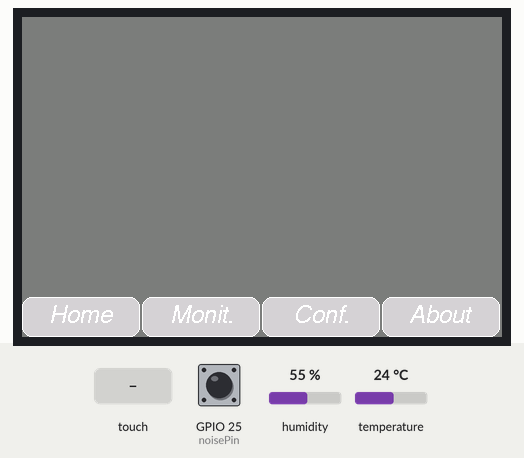
Simulated run of this program. Board: ESP32. On the bench: 480×320 colour display. The test bench sets the inputs (shaded band); at power-on: humidity 55 %, GPIO 25 (noisePin) HIGH, temperature 24 °C. Storage starts empty; what the program prints to the serial monitor is not drawn.

Above: at 1.8 s.
1.9 s: screen touched at 13 % across, 90 % down
3.5 s: screen touched at 38 % across, 90 % down
At 4.7 s:
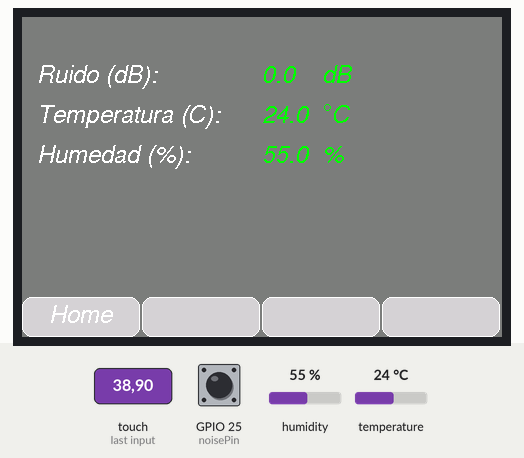
5.0 s: humidity set to 22 %
8.2 s: GPIO 25 (noisePin) pulled LOW for 0.15 s
At 9.0 s:
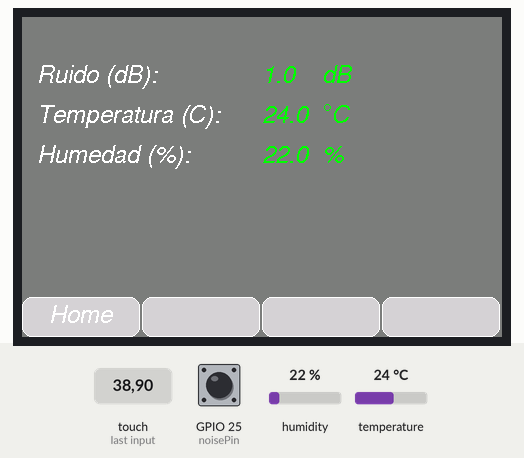
12.2 s: temperature set to 12 °C
At 13.7 s:
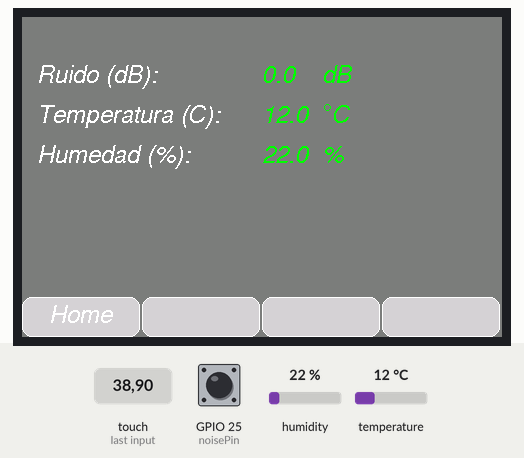
14.2 s: GPIO 25 (noisePin) pulled LOW for 1 s
Timing chart, 0 to 17.2 s (numbered marks = the images above; inputs shaded):
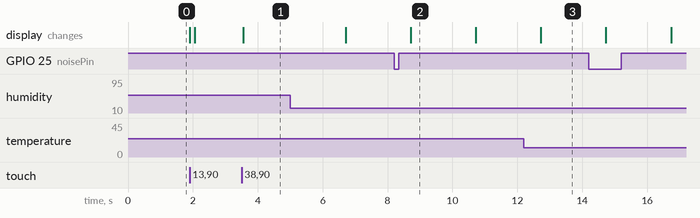

Measured:
- after the input at 3.5 s, the display: changes after 0.05 s (image 1)
- after the input at 8.2 s, the display: changes after 0.52 s (image 2)
- after the input at 12.2 s, the display: changes after 0.53 s (image 3)

The program:

main.cpp
```cpp
/**************************************************
***                 DHT22 SENSOR                ***
***************************************************/
#include "DHTSensor.h"

/**************************************************
***                 NOISE SENSOR                ***
***************************************************/
#include "NoiseSensor.h"

/**************************************************
***              PANTALLA ILI9488               ***
***************************************************/
// The SPIFFS (FLASH filing system) is used to hold touch screen
// calibration data
#include "FS.h"
#include <SPI.h>
#include <TFT_eSPI.h> // librería para manejo de la pantalla y el touchpad

#define SCREEN_WIDTH 480
#define SCREEN_HEIGHT 320
TFT_eSPI tft = TFT_eSPI(); // Invoke custom library

void readNavTouches();
void drawNavBar(char keyLabel[][7]);
void goToHome();
void goToMonit();
void touch_calibrate();

/**************************************************
***           CALIBRACION DE TOUCHPAD           ***
***************************************************/
// se emplea SPIFFS (FLASH filing system) para retener la informacion
// en el archivo con el siguiente nombre
#define CALIBRATION_FILE "/TouchCalData2"
#define REPEAT_CAL false // setear en TRUE para repetir la calibracion

// fuentes de texto a utilizar
#define LABEL1_FONT &FreeSansOblique12pt7b // fuente #1 normal
#define LABEL2_FONT &FreeSansBold12pt7b    // fuente #2 negrita


/**************************************************
***           DECLARACIONES DE NAVBAR           ***
***************************************************/
#define NAVBAR_LENGTH 4 // cantidad de botones en la navbar

char navKeyLabel[NAVBAR_LENGTH][7] = { "Home", "Monit.", "Conf.", "About" }; // labels para los botones de la navbar
uint16_t navKeyColor[4] = { TFT_LIGHTGREY, TFT_LIGHTGREY, TFT_LIGHTGREY, TFT_LIGHTGREY };
// crear todas las instancias de botones para la navbar
TFT_eSPI_Button navTouchableKeys[NAVBAR_LENGTH];

#define NAVKEY_SPACING_X 2 // espaciado X
#define NAVKEY_SPACING_Y 0 // espaciado Y
#define NAVKEY_W ((SCREEN_WIDTH / NAVBAR_LENGTH) - NAVKEY_SPACING_X) // ancho
#define NAVKEY_H 40 // alto
#define NAVKEY_X (NAVKEY_W / 2) // posicion en X = ancho / 2
#define NAVKEY_Y (SCREEN_HEIGHT - (NAVKEY_H / 2)) // posicion en Y = 320 - alto
#define NAVKEY_TEXTSIZE 1 // multiplicador de tamaño de fuente

/**************************************************
***       DECLARACIONES DE NAVBAR/MONITOR       ***
***************************************************/
char monitNavKeyLabel[NAVBAR_LENGTH][7] = { "Home", "", "", "" }; // labels para los botones de la navbar

/**************************************************
***         DECLARACIONES DE VARIABLES          ***
***************************************************/
// float temperature = 0;
// float humidity = 0;
float noise = 0;
float noiseAcc = 0;

bool home = true;
bool monit = false;
bool config = false;
bool about = false;

TaskHandle_t update_Data; // TaskHandler Object
void updateData(void* parameter);

/**************************************************
***                    SETUP                    ***
***************************************************/
void setup() {
  // iniciar la comunicacion serial a 9600 baudios
  Serial.begin(115200);

  // inicializar la pantalla TFT
  tft.init();
  // setear la rotacion de pantalla
  tft.setRotation(1);
  // Calibrar pantalla si es necesario y retener en memoria los datos
  touch_calibrate();
  goToHome();

  // inicializar el sensor DHT22
  initDHT();
  // Start task to get temperature
  xTaskCreatePinnedToCore(
    readDHTTask,       /* Función para la tarea */
    "readDHTTask",     /* Nombre de la tarea */
    4000,              /* Tamaño de la pila */
    NULL,              /* Parámetro */
    5,                 /* Prioridad */
    NULL,              /* Manejador */
    1                  /* Núcleo */
  );

  // configuracion para el sensado del sonido
  initSensor();
  // Start task to get sound freq
  xTaskCreatePinnedToCore(
    getFreqTask,       /* Función para la tarea */
    "getFreqTask",     /* Nombre de la tarea */
    4000,              /* Tamaño de la pila */
    NULL,              /* Parámetro */
    4,                 /* Prioridad */
    NULL,              /* Manejador */
    0                  /* Núcleo */
  );

  // Start task to update things
  xTaskCreatePinnedToCore(
    updateData,                        /* Function to implement the task */
    "updateData",                      /* Name of the task */
    1000,                              /* Stack size in words */
    NULL,                              /* Task input parameter */
    5,                                 /* Priority of the task */
    &update_Data,                      /* Task handle. */
    0);                                /* Core where the task should run */
}

/**************************************************
***                    LOOP                     ***
***************************************************/
void loop(void) {
  readNavTouches();

  if (monit && refresh) {
    goToMonit();
    refresh = false;
  }
}

void updateData(void* parameter) {
  while (true) {
    // Pausa de 1 segundos
    vTaskDelay(1000 / portTICK_PERIOD_MS);

    Serial.print("Frequency = ");
    Serial.print(counter);
    Serial.print("    Noise signal is: ");
    Serial.println(isLow);
    noise = counter;

    counter = 0;
  }
}

/**************************************************
***       FUNCIONES DE GESTION DE LA TFT        ***
***************************************************/
void readNavTouches() {
  uint16_t t_x = 0, t_y = 0; // variables para guardar coordenadas

  bool pressed = tft.getTouch(&t_x, &t_y); // TRUE si hay un touch correcto en la pantalla

  // ver si alguna coordenada de boton contiene la coordenada del touch
  for (uint8_t x = 0; x < NAVBAR_LENGTH; x++) {
    if (pressed && navTouchableKeys[x].contains(t_x, t_y)) {
      navTouchableKeys[x].press(true);  // el boton esta presionado
    } else {
      navTouchableKeys[x].press(false);  // el boton no esta presionado
    }
  }

  // ver si algun boton ha cambiado de estado
  for (uint8_t x = 0; x < NAVBAR_LENGTH; x++) {

    tft.setFreeFont(LABEL1_FONT);
    //tft.setFreeFont(LABEL2_FONT);

    if (navTouchableKeys[x].justReleased()) navTouchableKeys[x].drawButton(); // dibujar boton normal

    if (navTouchableKeys[x].justPressed()) {
      navTouchableKeys[x].drawButton(true); // dibujar boton invertido

      if (x == 0 && !home) goToHome();

      else if (x == 1 && !monit) goToMonit();


      delay(10); // antirrebote UI
    }
  }
}

void drawNavBar(char keyLabel[][7]) {
  // dibujar los botones
  for (uint8_t x = 0; x < NAVBAR_LENGTH; x++) {

    tft.setFreeFont(LABEL1_FONT);
    // tft.setFreeFont(LABEL2_FONT);

    navTouchableKeys[x].initButton(&tft, NAVKEY_X + x * (NAVKEY_W + NAVKEY_SPACING_X),
      NAVKEY_Y, NAVKEY_W, NAVKEY_H, TFT_WHITE, navKeyColor[x], TFT_WHITE,
      keyLabel[x], NAVKEY_TEXTSIZE); // x, y, w, h, outline, fill, text
    navTouchableKeys[x].drawButton();
  }
}

void goToMonit() {

  if (!monit) {
    home = false;
    monit = true;
    config = false;
    about = false;

    tft.setFreeFont(LABEL1_FONT);
    tft.setTextColor(TFT_WHITE);
    tft.setCursor(15, 65);
    tft.print("Ruido (dB): ");
    tft.setCursor(15, 105);
    tft.print("Temperatura (°C): ");
    tft.setCursor(15, 145);
    tft.print("Humedad (%): ");

    drawNavBar(monitNavKeyLabel);
  }

  // actualizar los datos en la pantalla de monitoreo
  //tft.setFreeFont(LABEL2_FONT);
  tft.setTextColor(TFT_GREEN);
  tft.fillRect(240, 45, 50, 25, TFT_DARKGREY);
  tft.setCursor(240, 65);
  tft.print(noise, 1);
  tft.setCursor(300, 65);
  tft.print("dB");
  tft.fillRect(240, 85, 50, 25, TFT_DARKGREY);
  tft.setCursor(240, 105);
  tft.print(temperature, 1);

  tft.setCursor(300, 105);
  tft.drawCircle(305, 90, 3, TFT_GREEN);
  tft.setCursor(310, 105);
  tft.print("C");

  tft.fillRect(240, 125, 50, 25, TFT_DARKGREY);
  tft.setCursor(240, 145);
  tft.print(humidity, 1);
  tft.setCursor(300, 145);
  tft.print("%");
}

void goToHome() {
  home = true;
  monit = false;
  config = false;
  about = false;

  // limpiar la pantalla
  tft.fillScreen(TFT_BLACK);

  // dibujar el fondo en negro
  tft.fillRect(0, 0, SCREEN_WIDTH, SCREEN_HEIGHT, TFT_DARKGREY);

  // dibujar la navbar
  drawNavBar(navKeyLabel);
}

void touch_calibrate() {
  uint16_t calData[5];
  uint8_t calDataOK = 0;

  // check file system exists
  if (!SPIFFS.begin()) {
    Serial.println("formatting file system");
    SPIFFS.format();
    SPIFFS.begin();
  }

  // check if calibration file exists and size is correct
  if (SPIFFS.exists(CALIBRATION_FILE)) {
    if (REPEAT_CAL) {
      // Delete if we want to re-calibrate
      SPIFFS.remove(CALIBRATION_FILE);
    } else {
      File f = SPIFFS.open(CALIBRATION_FILE, "r");
      if (f) {
        if (f.readBytes((char*)calData, 14) == 14)
          calDataOK = 1;
        f.close();
      }
    }
  }

  if (calDataOK && !REPEAT_CAL) {
    // calibration data valid
    tft.setTouch(calData);
  } else {
    // data not valid so recalibrate
    tft.fillScreen(TFT_BLACK);
    tft.setCursor(20, 0);
    tft.setTextFont(2);
    tft.setTextSize(1);
    tft.setTextColor(TFT_WHITE, TFT_BLACK);

    tft.println("Touch corners as indicated");

    tft.setTextFont(1);
    tft.println();

    if (REPEAT_CAL) {
      tft.setTextColor(TFT_RED, TFT_BLACK);
      tft.println("Set REPEAT_CAL to false to stop this running again!");
    }

    tft.calibrateTouch(calData, TFT_MAGENTA, TFT_BLACK, 15);

    tft.setTextColor(TFT_GREEN, TFT_BLACK);
    tft.println("Calibration complete!");

    // store data
    File f = SPIFFS.open(CALIBRATION_FILE, "w");
    if (f) {
      f.write((const unsigned char*)calData, 14);
      f.close();
    }
  }
}
```

DHTSensor.cpp
```cpp
#include "DHTSensor.h"
#include <Arduino.h>

DHT dht(DHTPIN, DHTTYPE);

// Variables globales para almacenar datos
float temperature = 0;
float humidity = 0;
bool refresh = false;

// Inicializa el sensor DHT
void initDHT() {
  dht.begin();
  Serial.println("DHT Sensor iniciado.");
}

// Tarea para leer el sensor DHT
void readDHTTask(void* pvParameters) {
  while (true) {
    humidity = dht.readHumidity();
    temperature = dht.readTemperature();

    if (isnan(humidity) || isnan(temperature)) {
      Serial.println("Error al leer el sensor DHT. Intentando nuevamente...");
    } else {
      Serial.printf("Humedad: %.2f%% | Temperatura: %.2f°C\n", humidity, temperature);
    }

    refresh = true;

    // Pausa de 2 segundos
    vTaskDelay(2000 / portTICK_PERIOD_MS);
  }
}
```

DHTSensor.h
```cpp
#ifndef DHTSENSOR_H
#define DHTSENSOR_H

#include <Adafruit_Sensor.h>
#include <DHT.h>

// Definiciones del sensor
#define DHTPIN 27     // Pin conectado al sensor DHT
#define DHTTYPE DHT22 // Tipo de sensor

extern float temperature;
extern float humidity;
extern bool refresh;

// Funciones
void initDHT();
void readDHTTask(void* pvParameters);

#endif // DHTSENSOR_H
```

NoiseSensor.cpp
```cpp
#include <Arduino.h>

// Variables globales para almacenar datos
int counter = 0;

bool isLow = false;
int noisePin = 25; // pin conectado a la señal de sonido

// Inicializa el sensor DHT
void initSensor() {
  // configuracion para el sensado del sonido
  pinMode(noisePin, INPUT);
  pinMode(noisePin, INPUT_PULLUP);
  Serial.println("Sensor de ruido iniciado.");
}

// Tarea para leer el sensor DHT
void getFreqTask(void* pvParameters) {
  while (true) {
    if (!digitalRead(noisePin) && !isLow) {
      counter++;
      isLow = true;
    } else if (digitalRead(noisePin)) {
      isLow = false;
    }

    // Pausa de 2 segundos
    vTaskDelay(1 / portTICK_PERIOD_MS);
  }
}
```

NoiseSensor.h
```cpp
#ifndef NOISESENSOR_H
#define NOISESENSOR_H

// Definiciones del sensor
// #define SOUNDPIN 25 // pin conectado a la señal de sonido

extern int counter;
extern bool isLow;

// Funciones
void initSensor();
void getFreqTask(void* pvParameters);

#endif // NOISESENSOR_H
```
